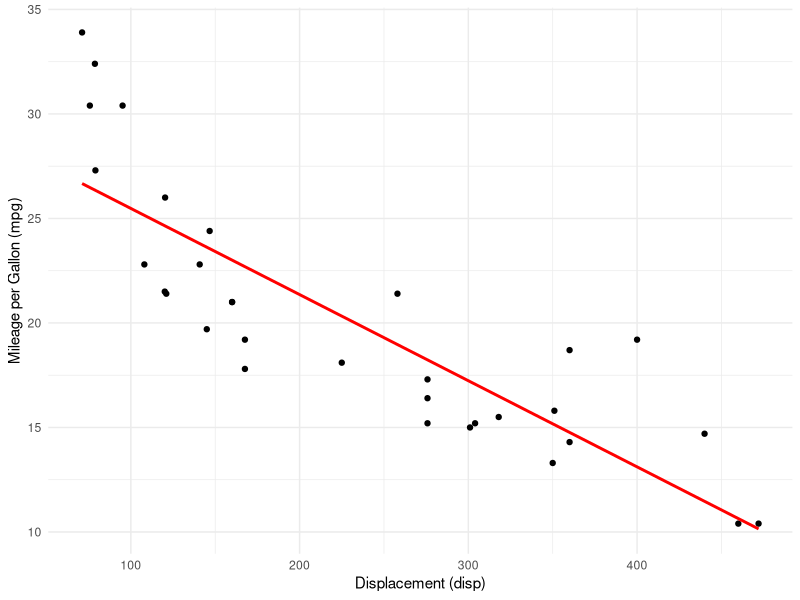

The R source for this figure:
data(mtcars)
model <- lm(mpg ~ disp + hp + wt, data = mtcars)
summary(model)
library(ggplot2)

ggplot(mtcars, aes(x = disp, y = mpg)) +
  geom_point() +
  geom_smooth(method = "lm", formula = y ~ x, color = "red", se = FALSE) +
  labs(x = "Displacement (disp)", y = "Mileage per Gallon (mpg)") +
  theme_minimal()
new_data <- data.frame(disp = 221, hp = 102, wt = 2.91)
prediction <- predict(model, newdata = new_data)

print(paste("Predicted mileage for the given car:", prediction))
